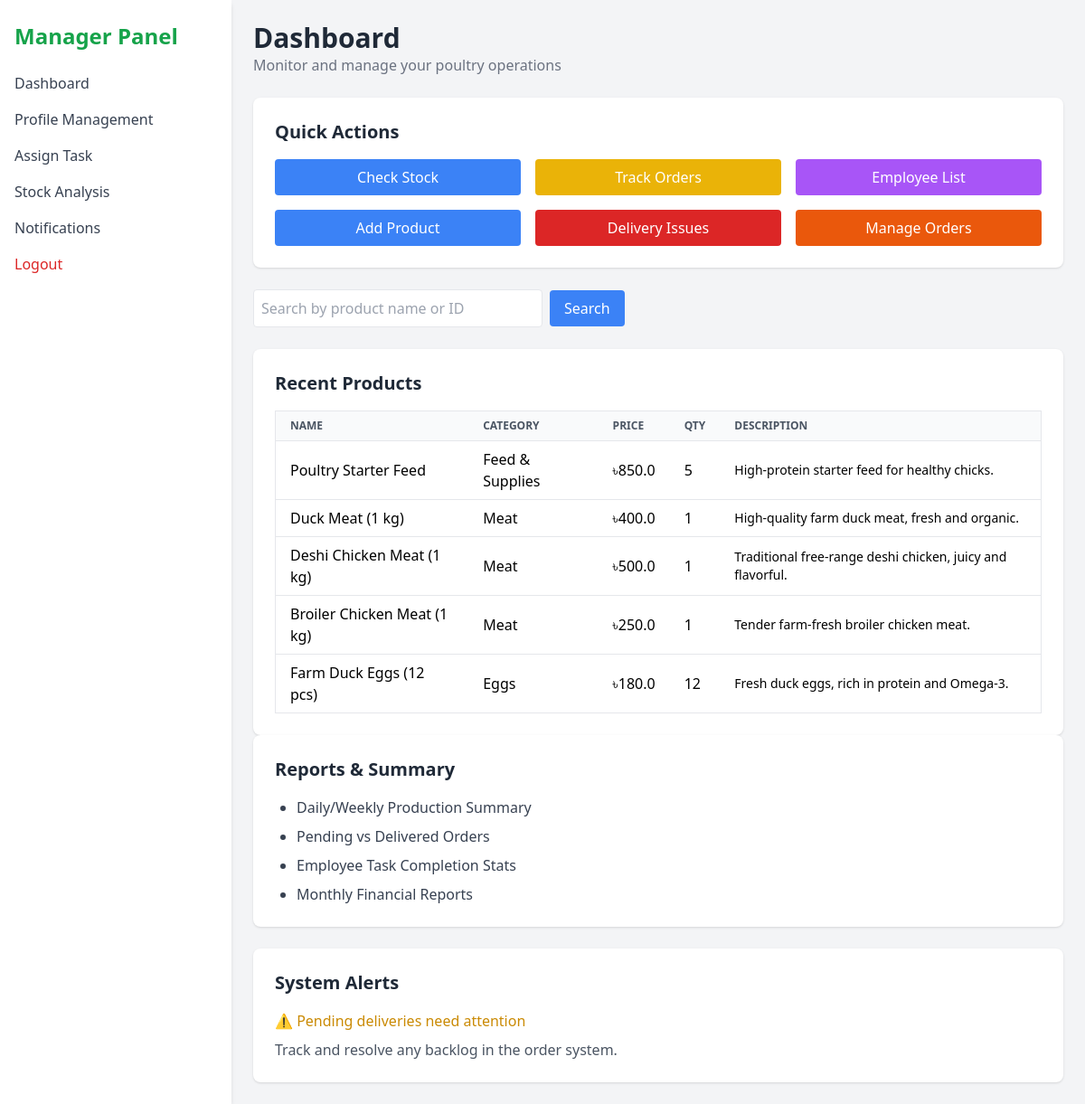
The app's page /manager-dashboard (signed in), older data.
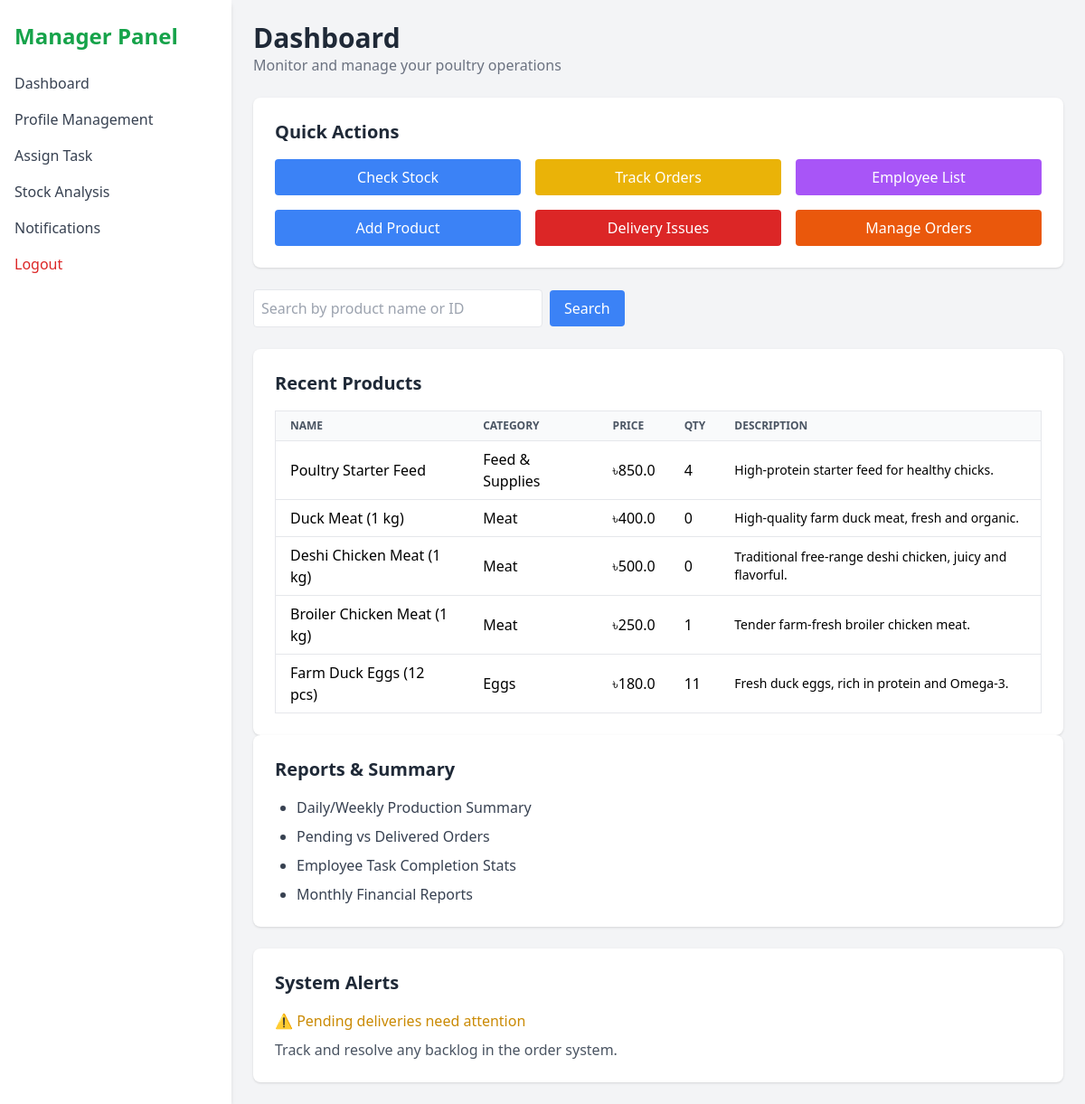
The same page, newer data.
### models.py (models this page shows, shortened)
class Product(db.Model):
    id = db.Column(db.Integer, primary_key=True)
    name = db.Column(db.String(100), nullable=False)
    category = db.Column(db.String(100), nullable=False)
    quantity = db.Column(db.Integer, nullable=False)
    unit_price = db.Column(db.Float, nullable=False)
    product_description = db.Column(db.String(200), nullable=True)
    image = db.Column(db.String(100), nullable=True)  # Add this line for the image
    added_by = db.Column(db.Integer, db.ForeignKey('user.id'), nullable=False)

### app.py (the view)
@app.route('/manager-dashboard')
def manager_dashboard():
    user_id = session.get('user_id')
    user = db.session.get(User, user_id)
    if not user or user.role != 'manager':
        return redirect(url_for('login'))
    query = request.args.get('q', '').strip()
    if query:
        products = Product.query.filter(
            (Product.name.ilike(f'%{query}%')) |
            (Product.category.ilike(f'%{query}%')) |
            (db.cast(Product.id, db.String).ilike(f'%{query}%'))
        ).order_by(Product.id.desc()).all()
    else:
        products = Product.query.order_by(Product.id.desc()).limit(5).all()
    return render_template('manager-dashboard.html', user=user, recent_products=products, query=query)

### templates/manager-dashboard.html (shortened to what the changed rows need)
<!DOCTYPE html>
<html lang="en">
<head>
  <script src="https://cdn.tailwindcss.com"></script>
</head>
<body class="bg-gray-100 min-h-screen">
  <div class="flex h-screen">
    <aside class="w-64 bg-white shadow-md px-4 py-6">
      <h1 class="text-2xl font-bold text-green-600 mb-6">Manager Panel</h1>
    </aside>
    <main class="flex-1 p-6 overflow-y-auto">
      <header class="mb-6">
        <h2 class="text-3xl font-semibold text-gray-800">Dashboard</h2>
      </header>
      <section class="bg-white p-6 rounded-lg shadow mt-6">
        {% if recent_products %}
        <div class="overflow-x-auto">
          <table class="min-w-full bg-white border">
            <thead>
              <tr class="bg-gray-50 text-left text-xs font-semibold text-gray-600 uppercase">
                <th class="py-2 px-4 border-b">Name</th>
                <th class="py-2 px-4 border-b">Category</th>
                <th class="py-2 px-4 border-b">Price</th>
                <th class="py-2 px-4 border-b">Qty</th>
                <th class="py-2 px-4 border-b">Description</th>
              </tr>
            </thead>
            <tbody>
              {% for product in recent_products %}
              <tr class="border-b">
                <td class="py-2 px-4">{{ product.name }}</td>
                <td class="py-2 px-4">{{ product.category }}</td>
                <td class="py-2 px-4">৳{{ product.unit_price }}</td>
                <td class="py-2 px-4">{{ product.quantity }}</td>
                <td class="py-2 px-4 text-sm">{{ product.product_description or 'No description' }}</td>
              </tr>
              {% endfor %}
            </tbody>
          </table>
        </div>
        {% else %}
        <p class="text-gray-500">No products found for your search.</p>
        {% endif %}
      </section>
    </main>
  </div>
</body>
</html>

Row changes from the older to the newer data that the page shows:
changed Product "Poultry Starter Feed": quantity "5" → "4"
changed Product "Duck Meat (1 kg)": quantity "1" → "0"
changed Product "Deshi Chicken Meat (1 kg)": quantity "1" → "0"
changed Product "Farm Duck Eggs (12 pcs)": quantity "12" → "11"
